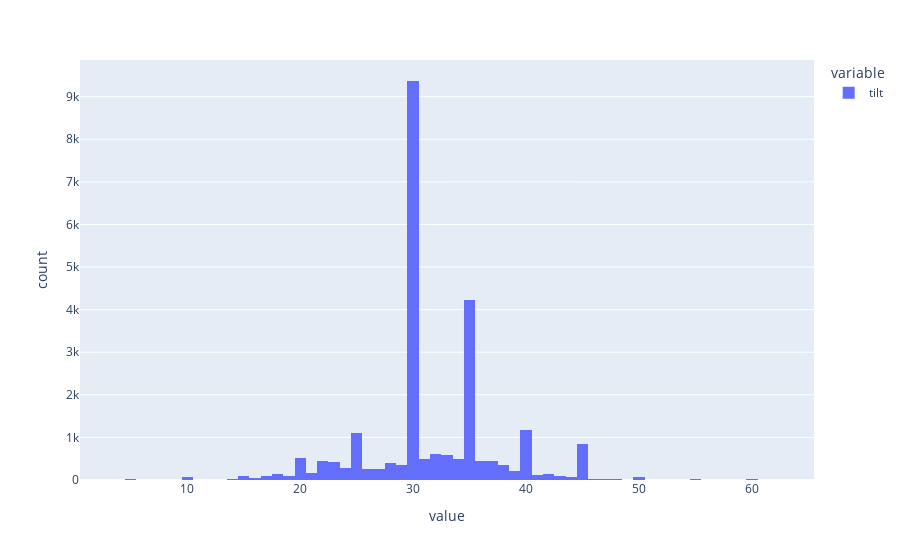

Notebook source saved alongside this figure:
### Code cell
px.histogram(df_spec.tilt)

### Figure 1 — Plotly figure (JSON) as saved in the notebook; plotly's stock layout.template omitted (floating-point values rounded to 4 significant figures; data arrays with more than 128 entries replaced by an {"elided": "..."} marker saying what was removed)
{"data": [{"alignmentgroup": "True", "bingroup": "x", "hovertemplate": "variable=tilt<br>value=%{x}<br>count=%{y}<extra></extra>", "legendgroup": "tilt", "marker": {"color": "#636efa", "pattern": {"shape": ""}}, "name": "tilt", "offsetgroup": "tilt", "orientation": "v", "showlegend": true, "type": "histogram", "x": {"elided": "24662 int values"}, "xaxis": "x", "yaxis": "y"}], "layout": {"barmode": "relative", "legend": {"title": {"text": "variable"}, "tracegroupgap": 0}, "margin": {"t": 60}, "xaxis": {"anchor": "y", "domain": [0, 1], "title": {"text": "value"}}, "yaxis": {"anchor": "x", "domain": [0, 1], "title": {"text": "count"}}}}
